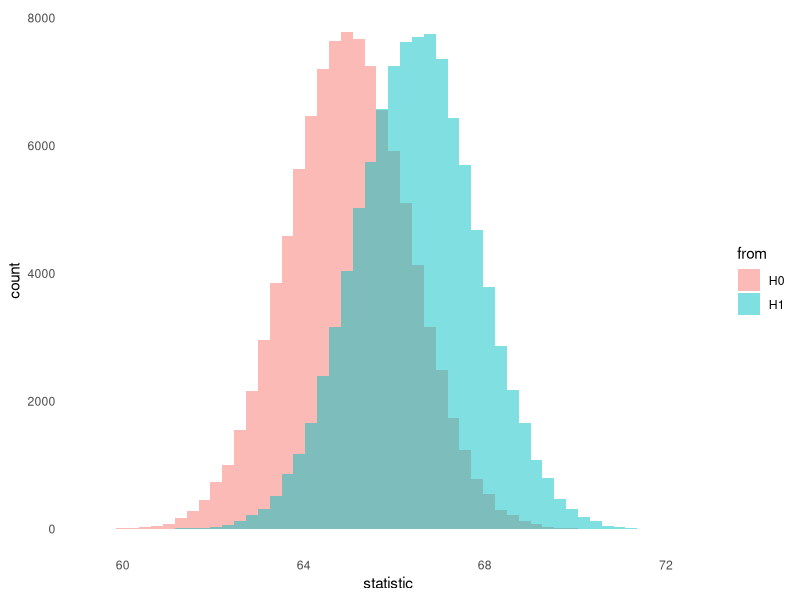
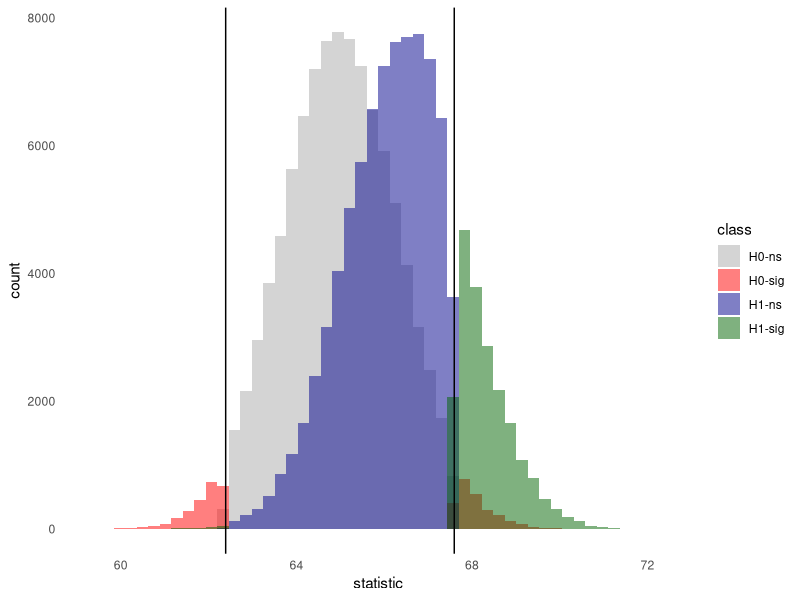

Recreate these plots in R, in order.
library(tidyverse)

# parameters to play with.
h0 = c(mean=65, sd=3)
h1 = c(mean=66.5, sd=3)

n.sim = 100000
n = 5
alpha = 0.05

# calculate effect size (formula only good for equal variance)
effect.size = (66.5-65)/3

# sampling functions.
h0.sample = function(n){rnorm(n, h0['mean'], h0['sd'])}
h1.sample = function(n){rnorm(n, h1['mean'], h1['sd'])}

# statistic for test.
statistic = function(x){mean(x)}
# z score relative to sampling distribution of mean under the null
# statistic = function(x){(mean(x)-h0['mean'])/(h0['sd']/sqrt(n))}

samples = bind_rows(
  tibble(from="H0", stat = replicate(n.sim, statistic(h0.sample(n)))),
  tibble(from="H1", stat = replicate(n.sim, statistic(h1.sample(n)))))

# check that things went as expected (applies only if stat is the mean):
samples %>%
  group_by(from) %>%
  summarize(mean.of.samp.means = mean(stat),
            se = sd(stat),
            sd.recovered = sd(stat)*sqrt(n),
            N.per.samp.mean = n)
# yep!

# plot sampling distributions.
samples %>% ggplot(aes(x=stat, fill=from))+
  geom_histogram(position='identity', alpha=0.5, bins=50)+
  xlab('statistic')+
  theme_minimal()+
  theme(panel.grid = element_blank())

# calculate cutoffs for alpha.
cutoffs = samples %>% 
  filter(from == "H0") %>%
  .$stat %>%
  quantile(p=c(alpha/2, 1-alpha/2))

# 4-color code
colors = c('H0-sig' = 'red',
           'H0-ns' = 'darkgray',
           'H1-sig' = 'darkgreen',
           'H1-ns' = 'darkblue')

# color coded graph
samples %>% 
  mutate(sig = ifelse(stat < cutoffs[1] | stat > cutoffs[2], 'sig', 'ns')) %>%
  mutate(class = paste(from, sig, sep='-')) %>%
  ggplot(aes(x=stat, fill=class))+
  geom_histogram(position='identity', alpha=0.5, bins=50)+
  geom_vline(xintercept = cutoffs[1])+
  geom_vline(xintercept = cutoffs[2])+
  scale_fill_manual(values=colors)+
  xlab('statistic')+
  theme_minimal()+
  theme(panel.grid = element_blank())

# calculate alpha, beta, power, p(correct rejection)
samples %>% 
  mutate(sig = ifelse(stat < cutoffs[1] | stat > cutoffs[2], 'sig', 'ns')) %>%
  count(from, sig) %>%
  group_by(from) %>%
  summarize(p.sig = n[sig=='sig']/sum(n),
            p.ns = n[sig=='ns']/sum(n))
